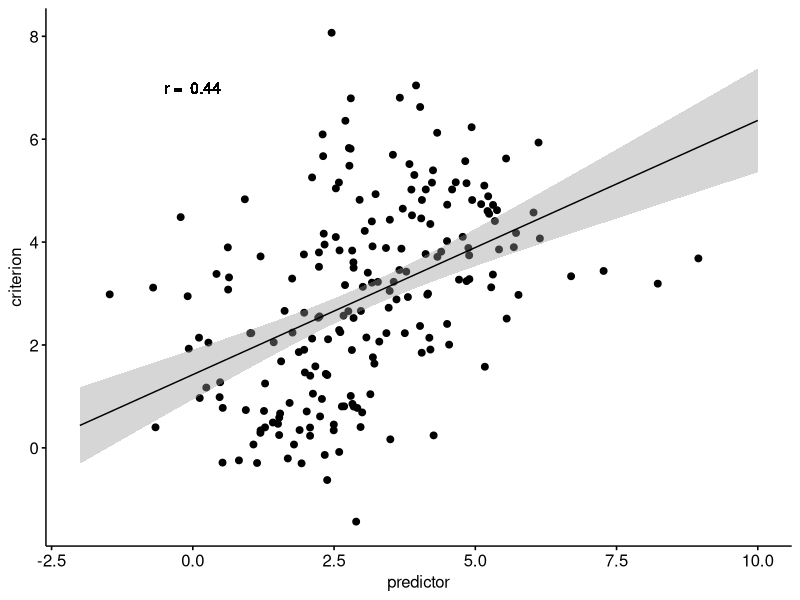
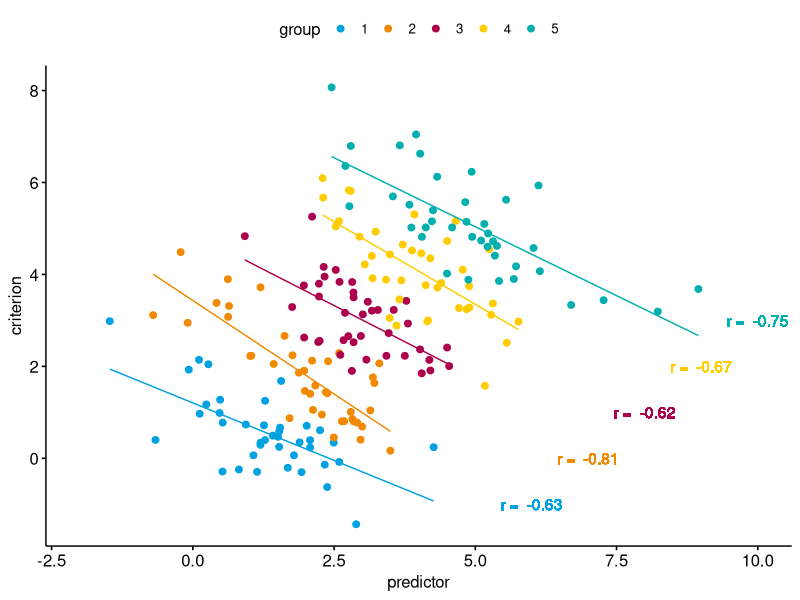
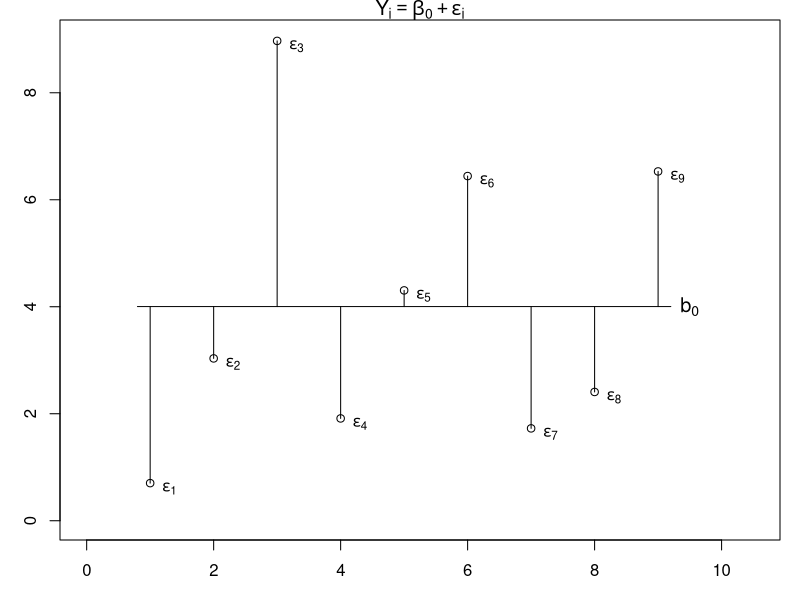
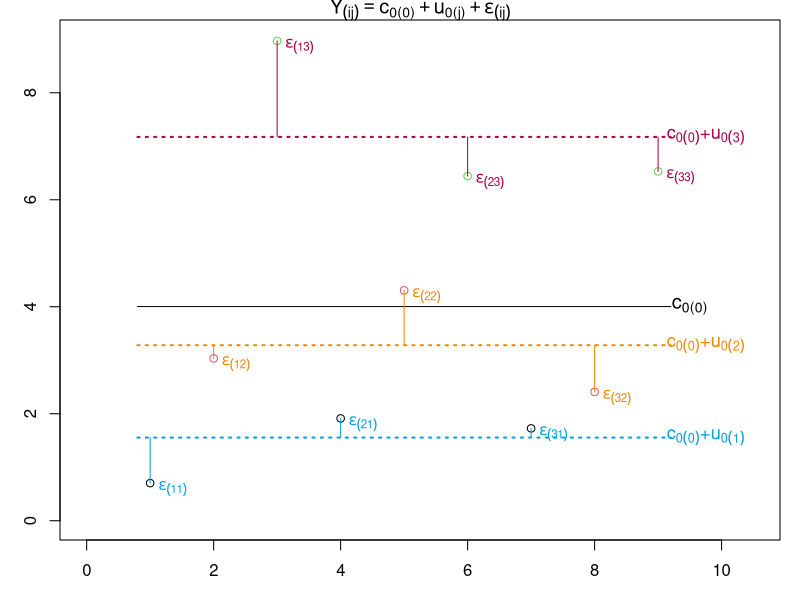
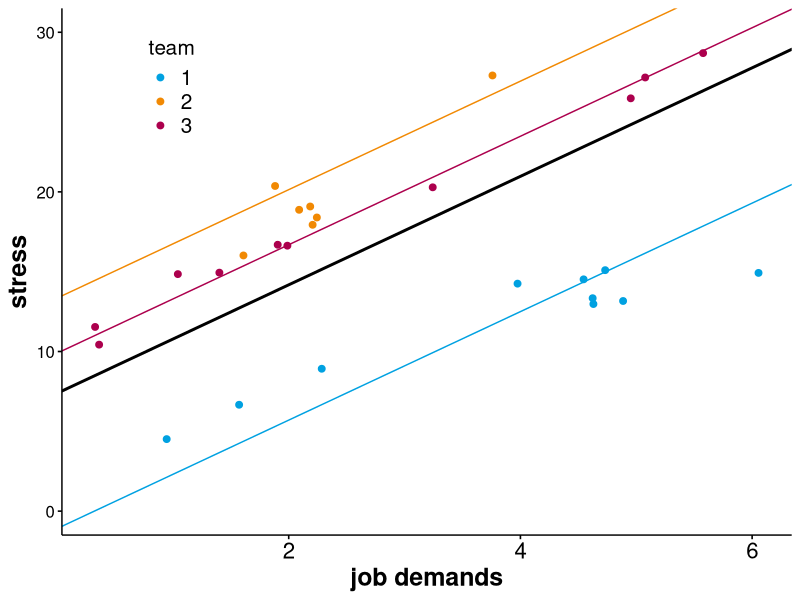
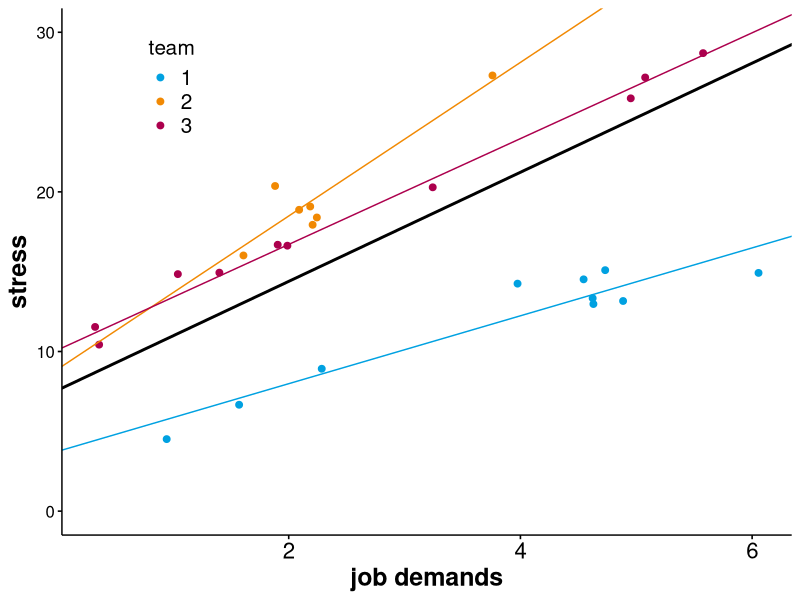

Write the R code that produced these figures, in order.
## ---- chunk 1
#| eval: true
#| echo: false
suppressMessages(library(MASS))
suppressMessages(library(ggpubr))

set.seed(1234)
df1 = data.frame(ID = 1:200, group = rep(1:5, each = 40),
                 mvrnorm(n = 200, mu = c(0,0), Sigma = matrix(c(1,-0.7,-0.7,1), nrow = 2)))

names(df1)[3:4] = c('predictor', 'criterion')

df1$criterion = df1$criterion + df1$group
df1$predictor = df1$predictor + df1$group

ggscatter(data = df1, x = 'predictor', y = 'criterion') +
  geom_smooth(aes(x = predictor, y = criterion), data = df1,
              method = 'lm', se = T, color = 'black', linewidth = 0.5, fullrange = T,
              formula = y ~ x) +
  geom_text(x = 0, y = 7, label = paste('r = ', format(round(cor(df1$predictor, df1$criterion), 2), nsmall = 2))) +
  xlim(-2,10)
  


## ---- chunk 2
#| eval: true
#| echo: false
suppressMessages(library(MASS))
suppressMessages(library(ggpubr))

# define custom colour palette
QUB_palette = c("#00A1E1", "#F18903", "#AC004D", "#FFCC00", "#00AFAE", "#672E6C")

df1$group = factor(df1$group)

ggscatter(data = df1, x = 'predictor', y = 'criterion', color = 'group', palette = QUB_palette[1:5]) +
  geom_smooth(aes(x = predictor, y = criterion), data = subset(df1, group == 1),
              method = 'lm', se = F, color = QUB_palette[1], linewidth = 0.5, fullrange = F,
              formula = y ~ x) +
    geom_smooth(aes(x = predictor, y = criterion), data = subset(df1, group == 2),
              method = 'lm', se = F, color = QUB_palette[2], linewidth = 0.5, fullrange = F,
              formula = y ~ x) +
    geom_smooth(aes(x = predictor, y = criterion), data = subset(df1, group == 3),
              method = 'lm', se = F, color = QUB_palette[3], linewidth = 0.5, fullrange = F,
              formula = y ~ x) +
    geom_smooth(aes(x = predictor, y = criterion), data = subset(df1, group == 4),
              method = 'lm', se = F, color = QUB_palette[4], linewidth = 0.5, fullrange = F,
              formula = y ~ x) +
    geom_smooth(aes(x = predictor, y = criterion), data = subset(df1, group == 5),
              method = 'lm', se = F, color = QUB_palette[5], linewidth = 0.5, fullrange = F,
              formula = y ~ x) + 
    geom_text(x = 6, y = -1, color = QUB_palette[1],
              label = paste('r = ', 
                            format(round(cor(df1$predictor[df1$group==1], 
                                             df1$criterion[df1$group==1]), 2), nsmall = 2))) +
    geom_text(x = 7, y = 0, color = QUB_palette[2],
            label = paste('r = ', 
                          format(round(cor(df1$predictor[df1$group==2], 
                                           df1$criterion[df1$group==2]), 2), nsmall = 2))) + 
    geom_text(x = 8, y = 1, color = QUB_palette[3],
            label = paste('r = ', 
                          format(round(cor(df1$predictor[df1$group==3], 
                                           df1$criterion[df1$group==3]), 2), nsmall = 2))) + 
    geom_text(x = 9, y = 2, color = QUB_palette[4],
            label = paste('r = ', 
                          format(round(cor(df1$predictor[df1$group==4], 
                                           df1$criterion[df1$group==4]), 2), nsmall = 2))) + 
    geom_text(x = 10, y = 3, color = QUB_palette[5],
            label = paste('r = ', 
                          format(round(cor(df1$predictor[df1$group==5], 
                                           df1$criterion[df1$group==5]), 2), nsmall = 2))) +
  xlim(-2,10)
  
  
  


## ---- chunk 3
#| eval: true
#| echo: false
suppressMessages(library(lme4))

set.seed(11534)
data3 = data.frame(VP = 1:9, group = rep(c(1,2,3), 3), y = runif(9, 0, 3) -2 + rep(c(1,2,4), 3)*2)

mod3a = lm(y ~ 1, data = data3)
mod3b = lmer(y ~ 1 + (1|group), data = data3)

data3$resid3b = residuals(mod3b)

    par(mar = c(3,3,1,1))
    plot(data3$VP, data3$y, ylab = 'Criterion Y', xlab = 'Participant', ylim = c(0, 9), xlim = c(0,10.5),
         main = expression(Y[i] == beta[0] + epsilon[i]))
    lines(x = c(0.8,9.2), y = c(coef(mod3a),coef(mod3a)))
    text(x = 9.5, y = coef(mod3a), expression(b[0]), cex = 1.2)
    for(i in 1:length(data3$VP)){
      lines(x = c(data3$VP[i], data3$VP[i]), 
            y = c(coef(mod3a)[1], coef(mod3a)[1] + residuals(mod3a)[i]))
      text(x = data3$VP[i] + 0.3, y = (coef(mod3a)[1] + residuals(mod3a)[i])-0.1,
           bquote(epsilon[.(i)]))}
    
   
## ---- chunk 4
#| eval: true
#| echo: false

 par(mar = c(3,3,1,1))
    plot(data3$VP, data3$y, col = factor(data3$group), ylab = 'Criterion', xlab = 'Participant', ylim = c(0, 9), xlim = c(0,10.5), main = expression(Y[(ij)] == c['0(0)'] + u['0(j)'] + epsilon[(ij)]))
    lines(x = c(0.8, 9.2), y = c(fixef(mod3b)[1], fixef(mod3b)[1]))
    text(x = 9.5, y = fixef(mod3b), expression(c['0(0)']), cex = 1.2)

    for(i in 1:3){
  
      lines(unlist(coef(mod3b))[i], 0, col = QUB_palette[i])
      lines(x = c(0.8, 9.2), y = c(unlist(coef(mod3b))[i], unlist(coef(mod3b))[i]), lty = 3, lwd = 2, col = QUB_palette[i])
      text(x = 9.75, y = unlist(coef(mod3b))[i], 
           bquote(paste(c[0(0)], "+", u[0(.(i))]))
           , cex = 1.1, col = QUB_palette[i])
  
      tmp = subset(data3, group == i)
  
      for(j in 1:3){
        lines(x = c(tmp$VP[j], tmp$VP[j]), y = c(unlist(coef(mod3b))[i], unlist(coef(mod3b))[i] + tmp$resid3b[j]), col = QUB_palette[i])
        text(x = tmp$VP[j] + 0.35, y = ( unlist(coef(mod3b))[i] + tmp$resid3b[j])-0.1,
           bquote(paste(epsilon[(.(j)*.(i))]))
           , col = QUB_palette[i])
        }
      }
## ---- chunk 5
#| eval: true
#| echo: false

set.seed(1234)
df2 = data.frame(ID = 1:30, team = factor(rep(1:3, each = 10)),
                 demands = (runif(30, 1, 7)) + 
                   (rep(rnorm(3, 0, 1), each = 10))
                 )
df2$stress = (as.numeric(df2$team)*4 + rep(rnorm(3, 3, 1), each = 10)*df2$demands + rnorm(30, 0, 3)*0.5)

mod1 = lmer(stress ~ demands + (1|team), data = df2)

p2 = ggscatter(data = df2, x = 'demands', y = 'stress', color = 'team', palette = QUB_palette[1:3]) + 
  geom_abline(slope = fixef(mod1)[2], intercept = fixef(mod1)[1], linewidth = 1) +
  geom_abline(slope = fixef(mod1)[2], intercept = fixef(mod1)[1] + (unlist(ranef(mod1)$team))[1], color = QUB_palette[1]) +
  geom_abline(slope = fixef(mod1)[2], intercept = fixef(mod1)[1] + (unlist(ranef(mod1)$team))[2], color = QUB_palette[2]) +
  geom_abline(slope = fixef(mod1)[2], intercept = fixef(mod1)[1] + (unlist(ranef(mod1)$team))[3], color = QUB_palette[3])

ggpar(p2, legend = c(0.15, 0.85), legend.title = "team", font.y = c(18, 'bold'),
      font.x = c(18, "bold"), font.xtickslab = 16, font.legend = 15, 
      xlab = 'job demands', ylim = c(0, 30))



## ---- chunk 6
#| eval: true
#| echo: false


mod2 = suppressMessages(lmer(stress ~ demands + (1+demands|team), data = df2))


p3 = ggscatter(data = df2, x = 'demands', y = 'stress', color = 'team', palette = QUB_palette[1:3]) + 
  geom_abline(slope = fixef(mod2)[2], intercept = fixef(mod2)[1], linewidth = 1) +
  geom_abline(slope = fixef(mod2)[2] + ranef(mod2)$team[,2][1], 
              intercept = fixef(mod2)[1] + ranef(mod2)$team[,1][1], 
              color = QUB_palette[1]) +
    geom_abline(slope = fixef(mod2)[2] + ranef(mod2)$team[,2][2], 
              intercept = fixef(mod2)[1] + ranef(mod2)$team[,1][2], 
              color = QUB_palette[2]) +
    geom_abline(slope = fixef(mod2)[2] + ranef(mod2)$team[,2][3], 
              intercept = fixef(mod2)[1] + ranef(mod2)$team[,1][3], 
              color = QUB_palette[3])

ggpar(p3, legend = c(0.15, 0.85), legend.title = "team", font.y = c(18, 'bold'),
      font.x = c(18, "bold"), font.xtickslab = 16, font.legend = 15, 
      xlab = 'job demands', ylim = c(0, 30))



## ---- chunk 7
#| eval: true
#| echo: false
### generate some multi-level data

# number of participants (level-2 grouping variable)
nParticipants = 30

# number of trials per participant
nTrials = 30

# generate continuous level-1 predictor
set.seed(123)

df1 = data.frame(
  # participant ID
  ID = rep(1:nParticipants, each = nTrials),
  difficulty = factor(rep(c('difficult', 'easy'), each = nParticipants*nTrials/2),
                      levels = c('difficult', 'easy')),
  trial = rep(1:nTrials, nParticipants),
  intensity = round(rnorm(nParticipants*nTrials, 10, 3))
)

# compute the DV performance
df1$performance = round(
  20 +  # fixed intercept
  rep(rnorm(nParticipants, mean = 0, sd = 4), each = nTrials) +  # random intercepts
  5*as.numeric(df1$difficulty) + # fixed effect of task difficulty
  rep(rnorm(nParticipants, mean = 0.3, sd = 0.3), each = nTrials) * df1$intensity + # fixed and random slopes
  0.5*as.numeric(df1$difficulty)*df1$intensity + # cross-level interaction
  rnorm(nParticipants*nTrials, mean = 0, sd = 3)  # residual
  ,2)
  

head(df1)

## ---- chunk 8
#| eval: true
#| echo: false
# load the required libraries (lmerTest automatically loads lme4)
library(lmerTest)

# define the variance component model (intercept only)
mod1 = lmer(performance ~ 1 + (1|ID), data = df1)

summary(mod1)
## ---- chunk 9
#| eval: true
#| echo: false
#| code-overflow: wrap
# fixed slope model with random intercepts
mod2 = lmer(performance ~ 1 + intensity + (1|ID), data = df1)

summary(mod2)

## ---- chunk 10
#| eval: true
#| echo: false
#| code-overflow: wrap
# fixed slope model with random intercepts
mod3 = lmer(performance ~ 1 + intensity + difficulty + (1|ID), data = df1)

summary(mod3)
## ---- chunk 11
#| eval: true
#| echo: false
#| code-overflow: wrap
# model with random slopes for the level-1 predictor
mod4 = lmer(performance ~ 1 + intensity + difficulty + (1 + intensity|ID), data = df1)

summary(mod4)
## ---- chunk 12
#| eval: true
#| echo: false
#| code-overflow: wrap
# model with random slopes for the level-1 predictor
mod5 = lmer(performance ~ 1 + intensity * difficulty + (1 + intensity|ID), data = df1, control = )

summary(mod5)
## ---- chunk 13
#| eval: true
#| echo: false
#| code-overflow: wrap
# comparison of five nested multi-level models predicting performance in a fictional experiment
suppressMessages(anova(mod1, mod2, mod3, mod4, mod5))
